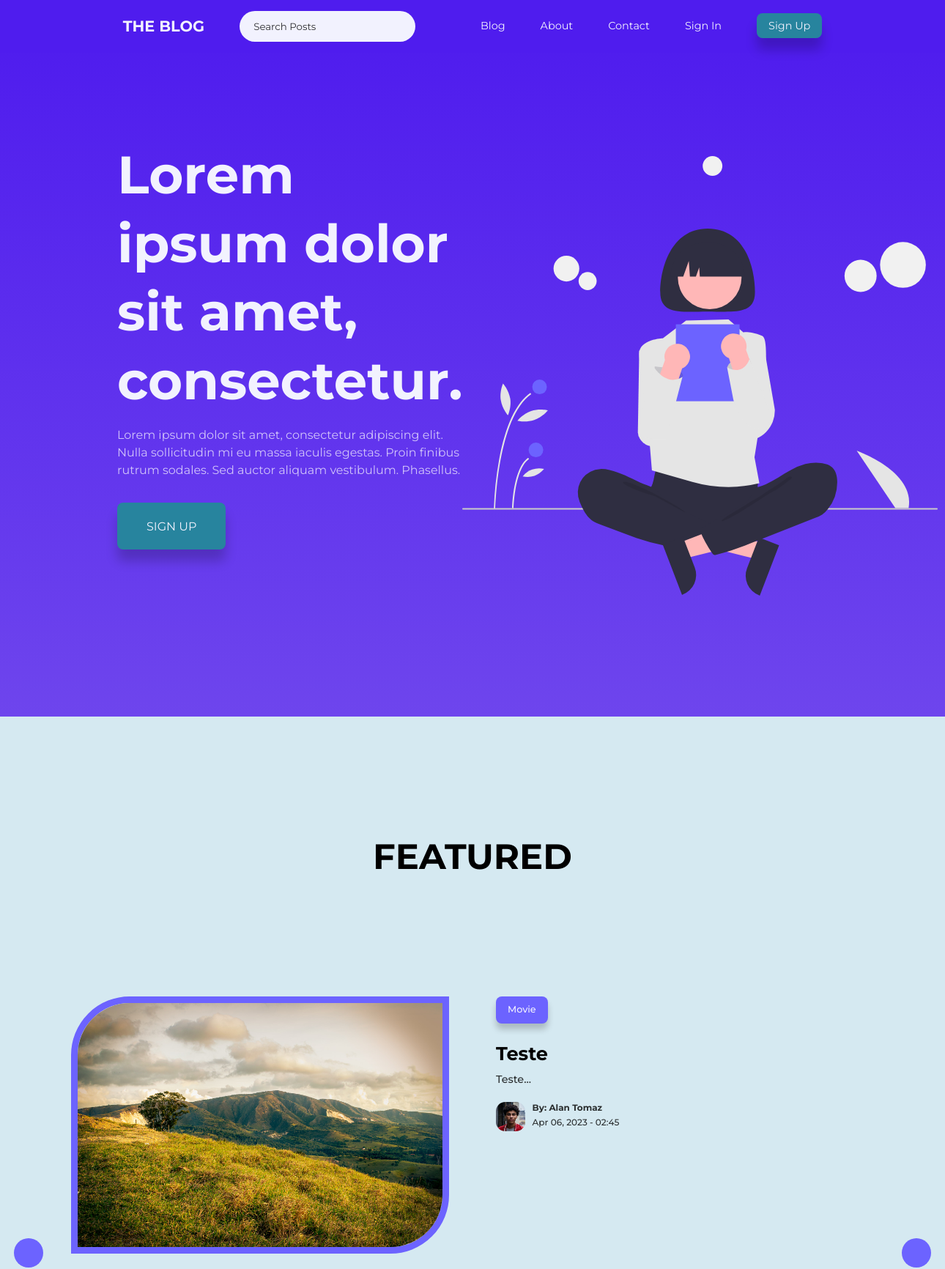
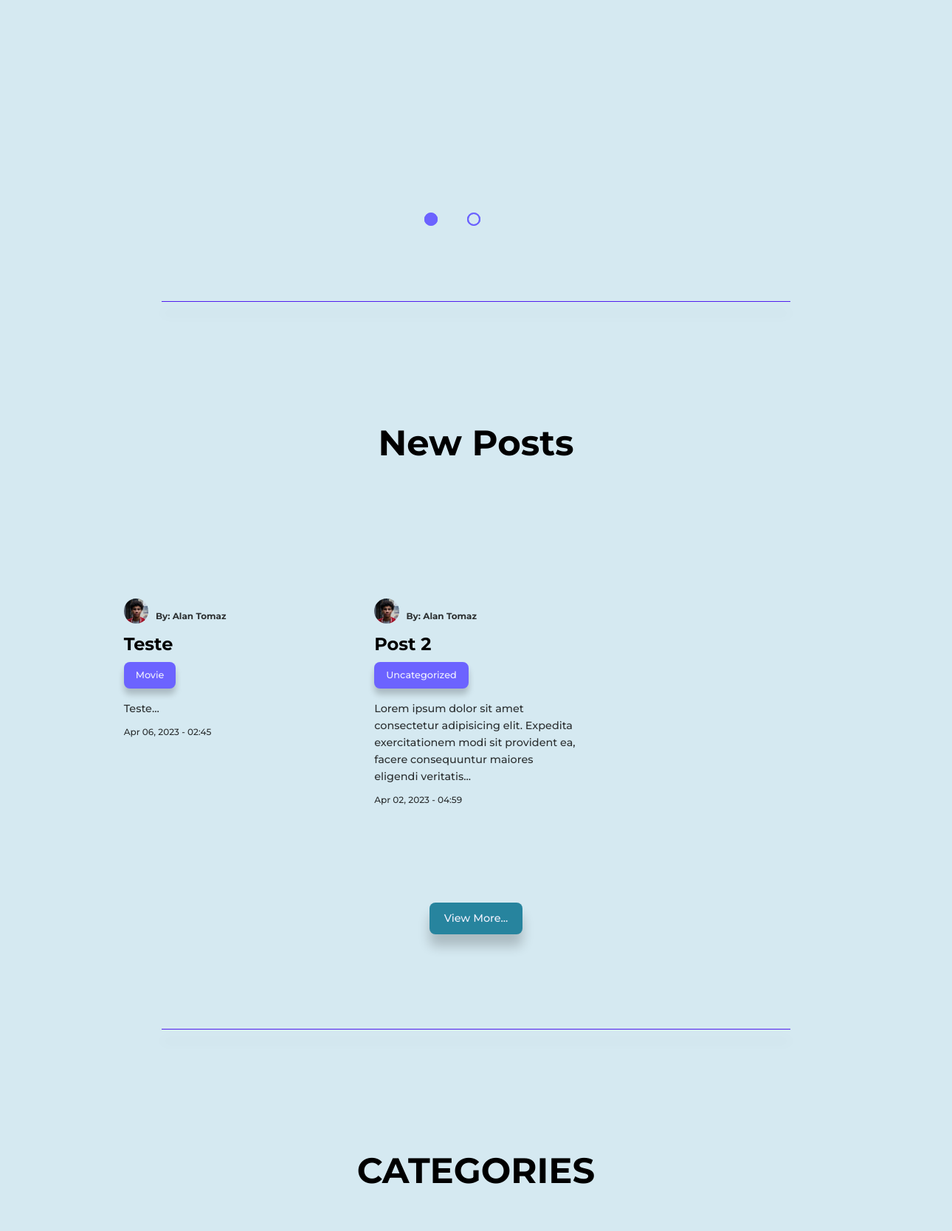
The page / (upper part) on the database its author committed (2 pictures, top to bottom).
### tables this page shows
CREATE TABLE `posts` (
  `id` int(11) UNSIGNED NOT NULL,
  `title` varchar(255) NOT NULL,
  `subtitle` varchar(255) NOT NULL,
  `body` text NOT NULL,
  `thumbnail` varchar(255) NOT NULL,
  `date_time` timestamp NOT NULL DEFAULT current_timestamp(),
  `category_id` int(11) UNSIGNED DEFAULT NULL,
  `author_id` int(11) UNSIGNED NOT NULL,
  `is_featured` tinyint(1) NOT NULL
);

CREATE TABLE `categories` (
  `id` int(11) UNSIGNED NOT NULL,
  `title` varchar(50) NOT NULL,
  `description` text NOT NULL
);

CREATE TABLE `users` (
  `id` int(11) UNSIGNED NOT NULL,
  `firstname` varchar(50) NOT NULL,
  `lastname` varchar(50) NOT NULL,
  `username` varchar(50) NOT NULL,
  `email` varchar(100) NOT NULL,
  `location` varchar(100) NOT NULL,
  `biography` text NOT NULL,
  `password` varchar(255) NOT NULL,
  `avatar` varchar(255) NOT NULL,
  `is_admin` tinyint(1) NOT NULL
);

### index.php (the view, shortened to what this page needs)
<?php
include $_SERVER['DOCUMENT_ROOT'] . '/My Blog/partials/header.php';
$firstFeaturedPostQuery = "SELECT * FROM posts WHERE is_featured = 1";
$firstFeaturedPostResult = mysqli_query($connection, $firstFeaturedPostQuery);
$firstFeaturedPost = mysqli_fetch_assoc($firstFeaturedPostResult);
$secondFeaturedPostQuery = "SELECT * FROM posts WHERE is_featured = 2";
$secondFeaturedPostResult = mysqli_query($connection, $secondFeaturedPostQuery);
$query = "SELECT * FROM posts ORDER BY date_time DESC LIMIT 12";
$posts = mysqli_query($connection, $query);
?>
<section class="hero-section">
    <div class="hero-section-container">
        <div class="hero-section-content">
            <h1 class="hero-section-title">Lorem ipsum dolor sit amet, consectetur.</h1>
            <p class="hero-section-paragraph">Lorem ipsum dolor sit amet, consectetur adipiscing elit. Nulla
                sollicitudin mi eu massa iaculis
                egestas. Proin finibus rutrum sodales. Sed auctor aliquam vestibulum. Phasellus.</p>
            <a href="<?php echo ROOT_URL ?>pages/signup.php" class="action-button">SIGN UP</a>
        </div>
        <img src="<?php echo ROOT_URL ?>img/undraw_reading_re_29f8.svg">
    </div>
</section>
<?php if (mysqli_num_rows($firstFeaturedPostResult) == 1) : ?>
    <h1 class="section-title">FEATURED</h1>
    <section class="featured">
        <button class="slider-angle-button" id="before-button">
        </button>
        <div class="slider">
            <div class="slides">
                <div class="slide first">
                    <div class="featured-area">
                        <div class="featured-container">
                            <div class="post-thumbnail">
                                <a href="<?php echo ROOT_URL ?>pages/post.php?id=<?= $firstFeaturedPost["id"] ?>">
                                    <img src="<?php echo ROOT_URL ?>img/<?= $firstFeaturedPost["thumbnail"] ?>">
                                </a>
                            </div>
                            <div class="featured-info">
                                <?php
                                $firstFeaturedPostCategoryId = $firstFeaturedPost["category_id"];
                                $firstFeaturedPostCategoryQuery = "SELECT * FROM categories WHERE id = $firstFeaturedPostCategoryId";
                                $firstFeaturedPostCategoryResult = mysqli_query($connection, $firstFeaturedPostCategoryQuery);
                                $firstFeaturedPostCategory = mysqli_fetch_assoc($firstFeaturedPostCategoryResult);
                                ?>
                                <a href="<?php echo ROOT_URL ?>pages/category-posts.php?category=<?= $firstFeaturedPostCategory["id"] ?>" class="category-button"><?= $firstFeaturedPostCategory["title"] ?></a>
                                <a href="<?php echo ROOT_URL ?>pages/post.php?id=<?= $firstFeaturedPost["id"] ?>">
                                    <h2 class="featured-title"><?= $firstFeaturedPost["title"] ?></h2>
                                </a>
                                <a href="<?php echo ROOT_URL ?>pages/post.php?id=<?= $firstFeaturedPost["id"] ?>">
                                    <p class="featured-paragraph"><?= substr($firstFeaturedPost["subtitle"], 0, 300) ?>...</p>
                                </a>
                                <?php
                                $firstFeaturedPostAuthorId = $firstFeaturedPost["author_id"];
                                $firstFeaturedPostAuthorQuery = "SELECT * FROM users WHERE id = $firstFeaturedPostAuthorId";
                                $firstFeaturedPostAuthorResult = mysqli_query($connection, $firstFeaturedPostAuthorQuery);
                                $firstFeaturedPostAuthor = mysqli_fetch_assoc($firstFeaturedPostAuthorResult);
                                ?>
                                <a href="<?= ROOT_URL ?>pages/user-page.php?user=<?= $firstFeaturedPostAuthor["username"] ?>">
                                    <div class="post-author">
                                        <div class="post-author-avatar">
                                            <img src="<?php echo ROOT_URL ?>img/<?= $firstFeaturedPostAuthor["avatar"] ?>">
                                        </div>
                                        <div class="post-avatar-info">
                                            <h5>By: <?= $firstFeaturedPostAuthor["firstname"] . " " . $firstFeaturedPostAuthor["lastname"] ?></h5>
                                            <small><?= date("M d, Y - H:i", strtotime($firstFeaturedPost["date_time"])) ?></small>
                                        </div>
                                    </div>
                                </a>
                            </div>
                        </div>
                    </div>
                </div>
                <div class="navigation-auto">
                    <div class="auto-btn1"></div>
                    <?php if (mysqli_num_rows($secondFeaturedPostResult) == 1) : ?>
                        <div class="auto-btn2"></div>
                    <?php endif ?>
                </div>
            </div>
            <div class="navigation-buttons">
                <label for="radio1" class="manual-btn" id="manual-btn1"></label>
                <?php if (mysqli_num_rows($secondFeaturedPostResult) == 1) : ?>
                    <label for="radio2" class="manual-btn" id="manual-btn2"></label>
                <?php endif ?>
            </div>
        </div>
        <button class="slider-angle-button before-button" id="after-button">
        </button>
    </section>
    <hr class="hr container">
<?php endif ?>
<h1 class="section-title">New Posts</h3>
    <section class="home-page-new-posts new-posts">
        <div class="home-page-new-posts-page-container container new-posts-page-container">
            <?php while ($post = mysqli_fetch_assoc($posts)) : ?>
                <article class="new-post category-post">
                    <?php
                    $authorId = $post["author_id"];
                    $authorQuery = "SELECT * FROM users WHERE id = $authorId";
                    $authorResult = mysqli_query($connection, $authorQuery);
                    $author = mysqli_fetch_assoc($authorResult);
                    ?>
                    <a href="<?= ROOT_URL ?>pages/user-page.php?user=<?= $author["username"] ?>">
                        <div class="new-post-author home-page-new-post-author">
                            <div class="new-post-author-avatar category-post-author-avatar">
                                <img src="<?php echo ROOT_URL ?>img/<?= $author["avatar"] ?>">
                            </div>
                            <h5>By: <?= $author["firstname"] . " " . $author["lastname"] ?></h5>
                        </div>
                    </a>
                    <h3 class="new-post-title category-post-title">
                        <a href="<?php echo ROOT_URL ?>pages/post.php?id=<?= $post["id"] ?>"><?= $post["title"] ?></a>
                    </h3>
                    <?php
                    $category_id = $post["category_id"];
                    $categoryQuery = "SELECT * FROM categories WHERE id = $category_id";
                    $categoryResult = mysqli_query($connection, $categoryQuery);
                    $category = mysqli_fetch_assoc($categoryResult);
                    ?>
                    <a href="<?php echo ROOT_URL ?>pages/category-posts.php?category=<?= $category["id"] ?>" class="category-button"><?= $category["title"] ?></a>
                    <p class="new-post-body category-post-body">
                        <a href="<?php echo ROOT_URL ?>pages/post.php?id=<?= $post["id"] ?>">
                            <?= substr($post["subtitle"], 0, 150) ?>...
                        </a>
                    </p>
                    <div class="new-post-author-info category-post-author-info">
                        <a href="<?php echo ROOT_URL ?>pages/post.php?id=<?= $post["id"] ?>">
                            <small><?= date("M d, Y - H:i", strtotime($post["date_time"])) ?></small>
                        </a>
                    </div>
                </article>
            <?php endwhile ?>
        </div>
        <div class="view-more-container">
            <a href="<?= ROOT_URL ?>pages/blog.php" class="btn">View More...</a>
        </div>
    </section>
    <hr class="hr container">
    <section class="category-buttons">
        <h1 class="section-title">CATEGORIES</h1>
    </section>
    <?php
    include $_SERVER['DOCUMENT_ROOT'] . '/My Blog/partials/footer.php';
    ?>

### rows shown on the page
posts: thumbnail (picture), title "Teste", subtitle "Teste", date_time "Apr 06, 2023 - 02:45", author.avatar (picture), author.firstname "Alan", author.lastname "Tomaz", category.title "Movie"
categories: title "Movie"
users: avatar (picture), firstname "Alan", lastname "Tomaz"
posts: author.avatar (picture), author.firstname "Alan", author.lastname "Tomaz", title "Post 2", category.title "Uncategorized", subtitle "Lorem ipsum dolor sit amet consectetur adipisicing elit. Expedita exercitationem modi sit provident ea, facere consequuntur maiores eligendi veritatis", date_time "Apr 02, 2023 - 04:59"
